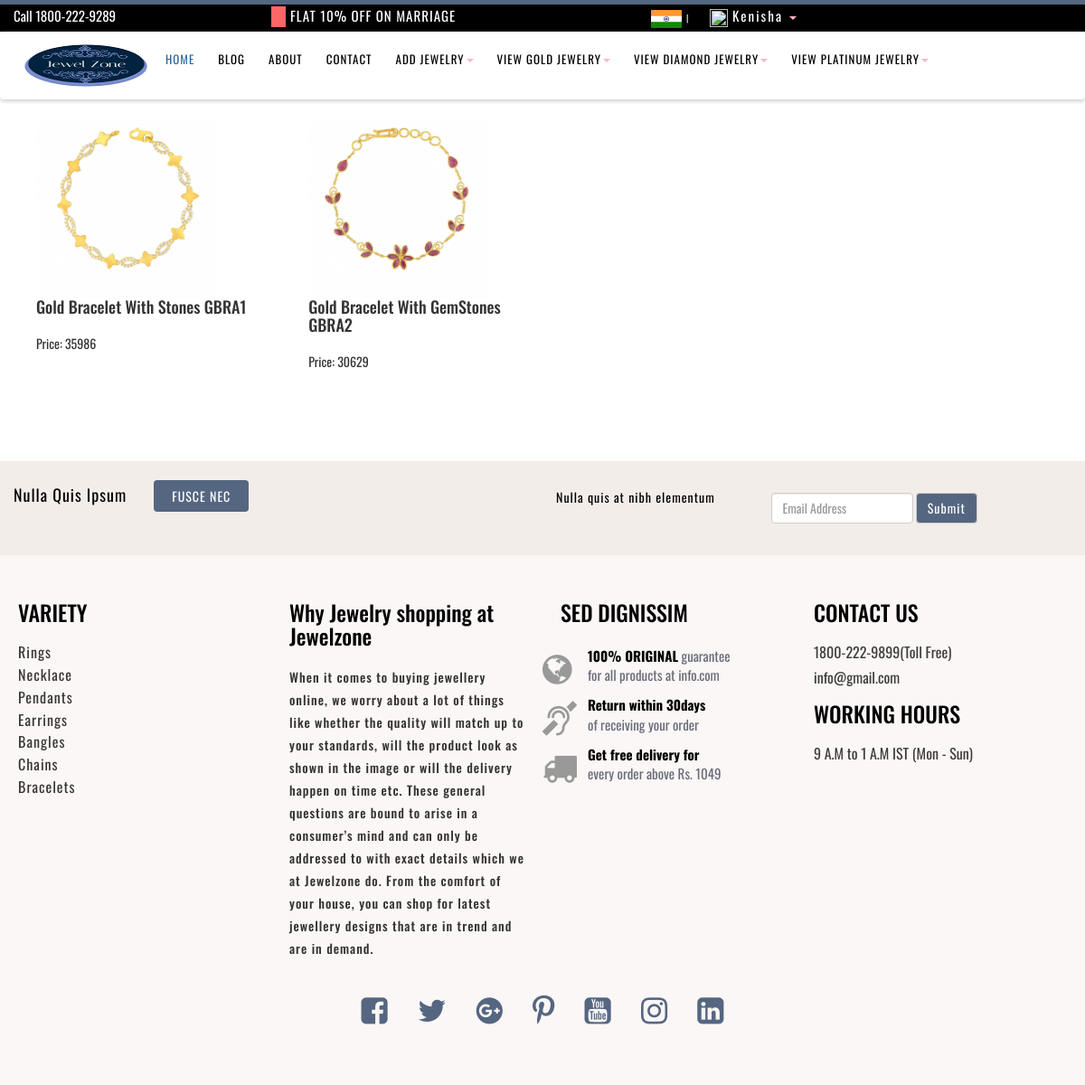
The app's page /view_gold_bracelet/ (signed in) with its own data.
### jewelzone/models.py (models this page shows, shortened)
class User(models.Model):
    fname = models.CharField(max_length=50)
    lname = models.CharField(max_length=50)
    email = models.CharField(max_length=50)
    mobile = models.CharField(max_length=50)
    password = models.CharField(max_length=50)
    cpassword = models.CharField(max_length=50)
    usertype = models.CharField(max_length=50,default="user")
    user_image = models.ImageField(upload_to='user_image/',default='')

class Gold_jewelry(models.Model):
    CHOICES = (
        ("rings",'rings'),
        ("necklace",'necklace'),
        ("earrings",'earrings'),
        ("pendants",'pendants'),
        ("bangles",'bangles'),
        ("bracelet",'bracelet'),
        ("chains",'chains'),
    )
    METAL_COLOUR = (
        ("yellow",'yellow'),
        ("rose",'rose'),
        ("two_tone",'two_tone'),
    )
    GENDER = (
        ("men",'men'),
        ("women",'women'),
    )
    gold_category = models.CharField(max_length=50,choices=CHOICES,default="")
    gold_name = models.CharField(max_length=40)
    gold_des_code = models.CharField(max_length=10)
    gold_price = models.CharField(max_length=10)
    gold_gross = models.CharField(max_length=10)
    gold_net = models.CharField(max_length=10)
    gold_stone_wt = models.CharField(max_length=10,default="")
    gold_gender = models.CharField(max_length=20,choices=GENDER)
    gold_metal_colour = models.CharField(max_length=50,choices=METAL_COLOUR)
    gold_purity = models.CharField(max_length=10,default="22KT (916)")
    gold_certification = models.CharField(max_length=20,default="BIS Hallmark 916")
    gold_stock = models.CharField(max_length=20,default="Available")
    gold_image = models.ImageField(upload_to='gold_jewelry',default="")
    user = models.ForeignKey(User,on_delete=models.CASCADE,default="",null=True,blank=True)

### jewelzone/views.py (the view)
# urls.py: path('view_gold_bracelet/',views.view_gold_bracelet,name='view_gold_bracelet'),
def view_gold_bracelet(request):
    user = User.objects.get(email=request.session['email'])
    goldjew = Gold_jewelry.objects.filter(user=user,gold_category="bracelet")
    return render(request,'gold/view_gold_bracelet.html',{'goldjew':goldjew})

### jewelzone/templates/gold/view_gold_bracelet.html (shortened to what this page needs)
{% extends 'seller_header.html' %}
{% load static %}
{% block content %}
<!DOCTYPE html>
<html lang="en">
<head>
    <link href="{% static 'css/bootstrap.min.css' %}" rel="stylesheet">
	<link href="{% static 'css/global.css' %}" rel="stylesheet">
	<link href="{% static 'css/index.css' %}" rel="stylesheet">
	<link href="{% static 'css/about.css' %}" rel="stylesheet">
	<link href="{% static 'css/shop.css' %}" rel="stylesheet">
	<link href="{% static 'css/contact.css' %}" rel="stylesheet">
	<link href="{% static 'css/blog.css' %}" rel="stylesheet">
	<link href="{% static 'css/detail.css' %}" rel="stylesheet">
	<link href="{% static 'css/shop_detail.css' %}" rel="stylesheet">
	<link rel="stylesheet" type="text/css" href="{% static 'css/font-awesome.min.css' %}">
</head>
<body>
<br>
        <div class="row" style="margin-left: 10px;">
            {% for gbra in goldjew %}
            <div id="box" class="col-sm-3">
                <div class="container">
                    <div class="card">
                        <a href="{% url 'gold_product_detail' pk=gbra.pk %}"><img class="card-img-top" src="{{gbra.gold_image.url}}" alt="Card image" width="200px" height="200px"></a>
                        <div class="card-body">
                            <h4 class="card-title">{{gbra.gold_name}}</h4><br>
                            <p class="card-text">Price: {{gbra.gold_price}}</p><br>
                        </div>
                    </div>
                </div>
            </div>
            {% endfor %}
        </div>
        <br><br><br><br>
    {% include 'footer.html' %}
</body>
</html>
{% endblock %}

### jewelzone/templates/seller_header.html (shortened to what this page needs)
{% load static %}
<!DOCTYPE html>
<html lang="en">
<head>
	<link href="{% static 'css/bootstrap.min.css' %}" rel="stylesheet">
	<link href="{% static 'css/global.css' %}" rel="stylesheet">
	<link href="{% static 'css/index.css' %}" rel="stylesheet">
	<link href="{% static 'css/about.css' %}" rel="stylesheet">
	<link href="{% static 'css/shop.css' %}" rel="stylesheet">
	<link href="{% static 'css/contact.css' %}" rel="stylesheet">
	<link href="{% static 'css/blog.css' %}" rel="stylesheet">
	<link href="{% static 'css/detail.css' %}" rel="stylesheet">
	<link href="{% static 'css/shop_detail.css' %}" rel="stylesheet">
	<link rel="stylesheet" type="text/css" href="{% static 'css/font-awesome.min.css' %}">
</head>
<body>
	<section id="header" class="clearfix" style="background-color: black;">
		<div class="container">
			<div class="row">
				<div class="header_top clearfix">
					<div class="col-sm-3 header_top_left clearfix">
						<div class="header_top_left_inner clearfix" >
							<p><a href="#" style="font-size: 15px;">Call 1800-222-9289</a></p>
						</div>
					</div>
					<div class="col-sm-4 header_top_middle clearfix">
						<div class="header_top_middle_inner clearfix">
							<p><a href="#" style="font-size: 15px;"><span class="trouble_1"></span>FLAT 10% OFF ON MARRIAGE</a></p>
						</div>
					</div>
					<div class="col-sm-5 header_top_right clearfix">
						<div class="header_top_right_inner clearfix">
							<ul>
								<li><a href="#"><img src="{% static 'img/1.png' %}"></a><span class="trouble_2">|</span>
								</li>
								<li class="dropdown" style="margin-left: 15px;">
									<a class="tag_menu" href="#" data-toggle="dropdown" role="button"
										aria-expanded="false" style="font-size: 15px;"><img src="{{user.user_image.url}}" height="20px" width="20px"> {{request.session.fname}} <span class="caret"></span></a>
								</li>
							</ul>
						</div>
					</div>
				</div>
			</div>
		</div>
	</section>
	<section id="header_2" class="cd-secondary-nav">
		<nav class="navbar navbar-default">
			<div class="container-fluid">
				<div class="navbar-header page-scroll">
					<a class="navbar-brand" href="index.html"><img src="{% static 'img/2.png' %}"
							style="width: 150px; height: 75px;"></a>
				</div>
				<div class="collapse navbar-collapse" id="bs-example-navbar-collapse-1">
					<ul class="nav navbar-nav">
						<li>
							<a class="tag_menu active_tab" href="{% url 'seller_index' %}">HOME</a>
						</li>
						<li>
                        	<a class="tag_menu" href="{% url 'blog' %}">BLOG</a>
                    	</li>
						<li>
                        <a class="tag_menu" href="{% url 'about' %}">ABOUT</a>
                   		 </li>
					 <li>
                        <a class="tag_menu" href="{% url 'contact' %}">CONTACT</a>
                    </li>
					<li class="dropdown">
						<a class="tag_menu" href="#" data-toggle="dropdown" role="button"
							aria-expanded="false">ADD JEWELRY<span class="caret"></span></a>
					</li>
                        <li class="dropdown">
							<a class="tag_menu" href="#" data-toggle="dropdown" role="button"
								aria-expanded="false">VIEW GOLD JEWELRY<span class="caret"></span></a>
                        </li>
                        <li class="dropdown">
							<a class="tag_menu" href="#" data-toggle="dropdown" role="button"
								aria-expanded="false">VIEW DIAMOND JEWELRY<span class="caret"></span></a>
						</li>
						<li class="dropdown">
							<a class="tag_menu" href="#" data-toggle="dropdown" role="button"
								aria-expanded="false">VIEW PLATINUM JEWELRY<span class="caret"></span></a>
						</li>
					</ul>
				</div>
			</div>
		</nav>
	</section>
  {% block content %}
  {% endblock %}
  </body>
  </html>

### jewelzone/static/css/global.css (style rules this page uses)
body { font-family: 'Oswald', sans-serif }
h1,h2,h3,h4,h5,h6 { padding:0; margin:0; }
ul { padding:0; margin:0; list-style:none; }
p { padding:0; margin:0; }
.active_tab { color:#c08585!important; }
#header { background: #556681; border-top: 5px solid #556681; height:35px; padding-top:2px; }
.header_top_left_inner p a { font-size:14px; color:#FFFFFF; }
.header_top_middle { padding:0; margin:0; }
.header_top_middle_inner p a { font-size:14px; color:#FFFFFF; letter-spacing:1px; }
.header_top_middle_inner p .trouble_1 { padding:3px 8px; margin-right:10px; background:#FF6666; font-weight:600; font-size:12px; color:#FFFFFF; }
.header_top_right_inner ul li { display:inline-block; margin-left:5px; }
.header_top_right_inner ul li a { font-size:12px; color:#FFFFFF; letter-spacing:2px; }
.header_top_right_inner ul li .trouble_2 { margin-left:10px; margin-right:10px; color:#FFFFFF; font-size:10px; }
#header_2 .navbar-default { background-color: #fff; border: none!important; min-height: 75px; padding-bottom:10px; box-shadow: 0px 2px 4px #ccc; margin-bottom:0!important; }
#header_2 .navbar-brand { padding: 0px; margin-left:15px!important; }
#header_2 .navbar-nav { margin-left: 100px; margin-top: 10px; }
#header_2 .navbar-default .navbar-nav .active_tab { color:#336699!important; }
#header_2 .navbar-default .navbar-nav li .tag_menu { color: #000; font-size: 16px; letter-spacing: 1px; }
@media (min-width:961px) and (max-width:1200px) { .container { width: auto; } }
@media (min-width:961px) and (max-width:1200px) { .header_top_middle_inner p a { font-size: 11px; } }
@media (min-width:961px) and (max-width:1200px) { .header_top_middle_inner p .trouble_1 { margin-right: 5px; font-size: 12px; } }
@media (min-width:961px) and (max-width:1200px) { .header_top_right_inner ul li .trouble_2 { margin-left: 5px; margin-right: 5px; } }
@media (min-width:961px) and (max-width:1200px) { .header_top_right_inner ul li a { font-size: 10px; } }
@media (min-width:961px) and (max-width:1200px) { #header_2 .navbar-brand { margin-left: 5px!important; } }
@media (min-width:961px) and (max-width:1200px) { #header_2 .navbar-brand img { width:80%; } }
@media (min-width:961px) and (max-width:1200px) { #header_2 .navbar-nav { margin-left: 0px; } }
@media (min-width:961px) and (max-width:1200px) { #header_2 .navbar-default .navbar-nav li .tag_menu { font-size: 13px; padding:10px 13px; } }

### jewelzone/static/css/index.css (style rules this page uses)
body { font-family: 'Oswald', sans-serif }
h1,h2,h3,h4,h5,h6 { padding:0; margin:0; }
ul { padding:0; margin:0; list-style:none; }
p { padding:0; margin:0; }
.active_tab { color:#c08585!important; }

### jewelzone/static/css/about.css (style rules this page uses)
body { font-family: 'Oswald', sans-serif }
h1,h2,h3,h4,h5,h6 { padding:0; margin:0; }
ul { padding:0; margin:0; list-style:none; }
p { padding:0; margin:0; }
.active_tab { color:#c08585!important; }

### jewelzone/static/css/shop.css (style rules this page uses)
body { font-family: 'Oswald', sans-serif }
h1,h2,h3,h4,h5,h6 { padding:0; margin:0; }
ul { padding:0; margin:0; list-style:none; }
p { padding:0; margin:0; }
.active_tab { color:#c08585!important; }

### jewelzone/static/css/contact.css (style rules this page uses)
body { font-family: 'Oswald', sans-serif }
h1,h2,h3,h4,h5,h6 { padding:0; margin:0; }
ul { padding:0; margin:0; list-style:none; }
p { padding:0; margin:0; }
.active_tab { color:#c08585!important; }

### jewelzone/static/css/blog.css (style rules this page uses)
body { font-family: 'Oswald', sans-serif }
h1,h2,h3,h4,h5,h6 { padding:0; margin:0; }
ul { padding:0; margin:0; list-style:none; }
p { padding:0; margin:0; }
.active_tab { color:#c08585!important; }

### jewelzone/static/css/detail.css (style rules this page uses)
body { font-family: 'Oswald', sans-serif }
h1,h2,h3,h4,h5,h6 { padding:0; margin:0; }
ul { padding:0; margin:0; list-style:none; }
p { padding:0; margin:0; }
.active_tab { color:#c08585!important; }

### jewelzone/static/css/shop_detail.css (style rules this page uses)
body { font-family: 'Oswald', sans-serif }
h1,h2,h3,h4,h5,h6 { padding:0; margin:0; }
ul { padding:0; margin:0; list-style:none; }
p { padding:0; margin:0; }
.active_tab { color:#c08585!important; }
a:link { text-decoration:none; }

### jewelzone/templates/seller_header.html (style rules this page uses)
span { color: lightpink; }

### jewelzone/templates/gold/view_gold_bracelet.html (style rules this page uses)
span { color: lightpink; }

### records on screen
User: session.fname "Kenisha"
Gold_jewelry: gold_image (picture), gold_name "Gold Bracelet With Stones GBRA1", gold_price "35986"
Gold_jewelry: gold_image (picture), gold_name "Gold Bracelet With GemStones GBRA2", gold_price "30629"
